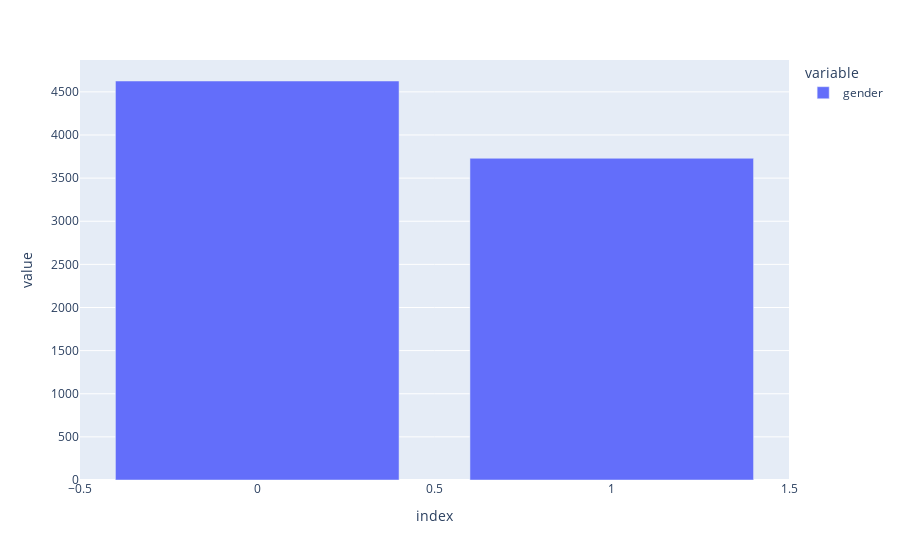

Write notebook code for a chart like this one.
### Code cell
#создадим список агрегатных функций
agg_func = {'sum', 'mean'}
#объединим транзакции по людям (user_id)
new_df = transactions_df.groupby(['user_id'])['value'].agg(agg_func)
new_df['value_std'] = transactions_df.groupby(['user_id'])['value'].agg(lambda x: np.std(x, ddof=0))
new_df.rename(columns={'sum' : 'value_sum', 'mean' : 'value_mean'}, inplace=True)
new_df.reset_index(inplace=True)
#добавим данные о гендере
result_df = pd.merge(new_df, gender_df, how='left')
#проверим, что мужчин и женщин приблизительно одинаковое количество для нормального разбиения на тестовые и тестирующие данные
data = result_df.groupby('gender')[['gender']].count()
data.columns = ['gender']
fig = px.bar(data)
fig.show()

### Figure 1 — Plotly figure (JSON) as saved in the notebook; plotly's stock layout.template omitted (floating-point values rounded to 4 significant figures)
{"data": [{"alignmentgroup": "True", "hovertemplate": "variable=gender<br>index=%{x}<br>value=%{y}<extra></extra>", "legendgroup": "gender", "marker": {"color": "#636efa", "pattern": {"shape": ""}}, "name": "gender", "offsetgroup": "gender", "orientation": "v", "showlegend": true, "textposition": "auto", "x": [0.0, 1.0], "xaxis": "x", "y": [4626, 3730], "yaxis": "y", "type": "bar"}], "layout": {"xaxis": {"anchor": "y", "domain": [0.0, 1.0], "title": {"text": "index"}}, "yaxis": {"anchor": "x", "domain": [0.0, 1.0], "title": {"text": "value"}}, "legend": {"title": {"text": "variable"}, "tracegroupgap": 0}, "margin": {"t": 60}, "barmode": "relative"}}
